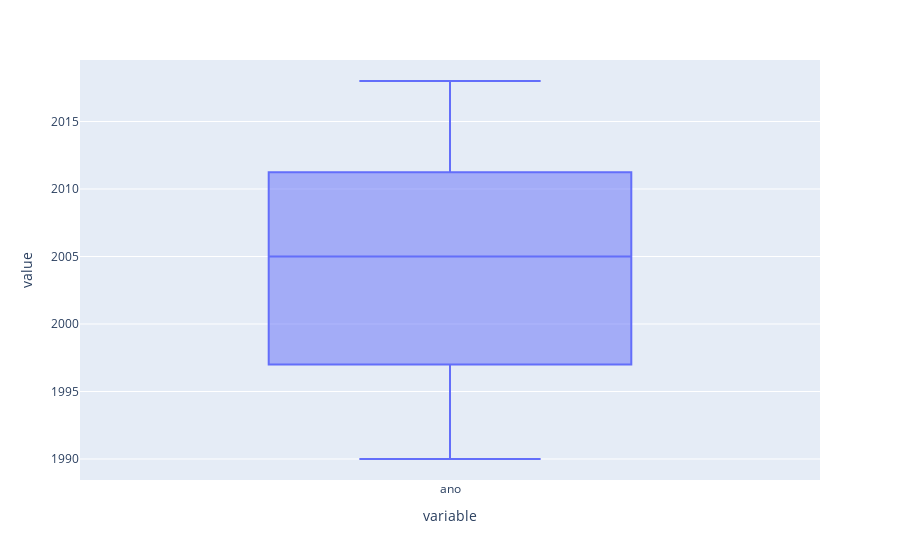

Notebook code for this chart:
### Code cell
px.box(dados.ano)

### Figure 1 — Plotly figure (JSON) as saved in the notebook; plotly's stock layout.template omitted (floating-point values rounded to 4 significant figures; data arrays with more than 128 entries replaced by an {"elided": "..."} marker saying what was removed)
{"data": [{"alignmentgroup": "True", "hovertemplate": "variable=%{x}<br>value=%{y}<extra></extra>", "legendgroup": "", "marker": {"color": "#636efa"}, "name": "", "notched": false, "offsetgroup": "", "orientation": "v", "showlegend": false, "type": "box", "x": {"elided": "129 str values"}, "x0": " ", "xaxis": "x", "y": {"elided": "129 int values"}, "y0": " ", "yaxis": "y"}], "layout": {"boxmode": "group", "legend": {"tracegroupgap": 0}, "margin": {"t": 60}, "xaxis": {"anchor": "y", "domain": [0, 1], "title": {"text": "variable"}}, "yaxis": {"anchor": "x", "domain": [0, 1], "title": {"text": "value"}}}}
